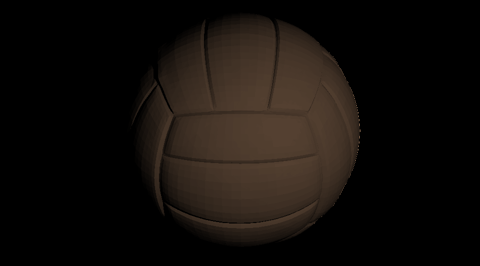
#> input picture 01/lab1/intrinsic_images/ball.png, 480 x 266 px
$ python iid_image_formation.py
#> lines starting #> are read from the running program, lines starting #| are printed output that depends on the picture
import cv2
import matplotlib.pyplot as plt


ball = plt.imread('ball.png')
#> ball is the input picture: shape (266, 480, 3) float32; mean R, G, B 0.0717, 0.0548, 0.0418
albedo = plt.imread('ball_albedo.png')
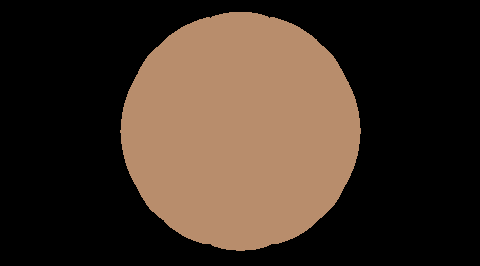
#> input picture 01/lab1/intrinsic_images/ball_albedo.png, 480 x 266 px
#> albedo is the input picture: shape (266, 480, 3) float32; mean R, G, B 0.251, 0.193, 0.148
shading = cv2.cvtColor(plt.imread('ball_shading.png'), cv2.COLOR_GRAY2RGB)
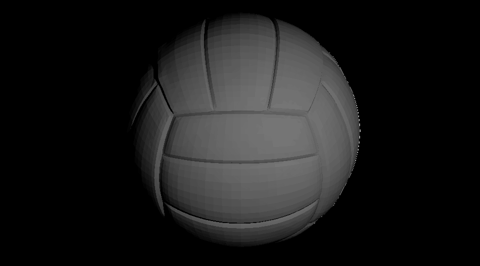
#> input picture 01/lab1/intrinsic_images/ball_shading.png, 480 x 266 px
#> shading: shape (266, 480, 3) float32; min 0, max 0.584, mean 0.101
result = albedo * shading

plt.subplot(2,2,1)
plt.imshow(albedo)
plt.subplot(2,2,2)
plt.imshow(shading)

plt.subplot(2,2,3)
plt.imshow(ball)
plt.subplot(2,2,4)
plt.imshow(result)

plt.show()
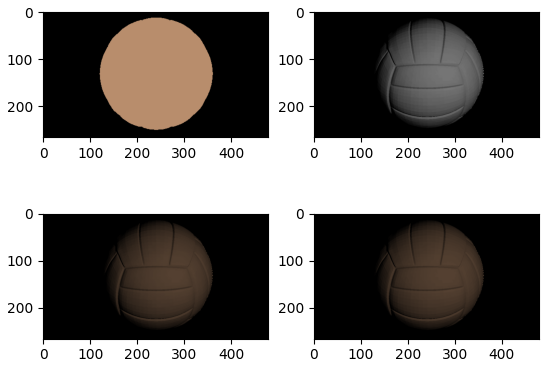
#> figure drawn by matplotlib, 4 panels
